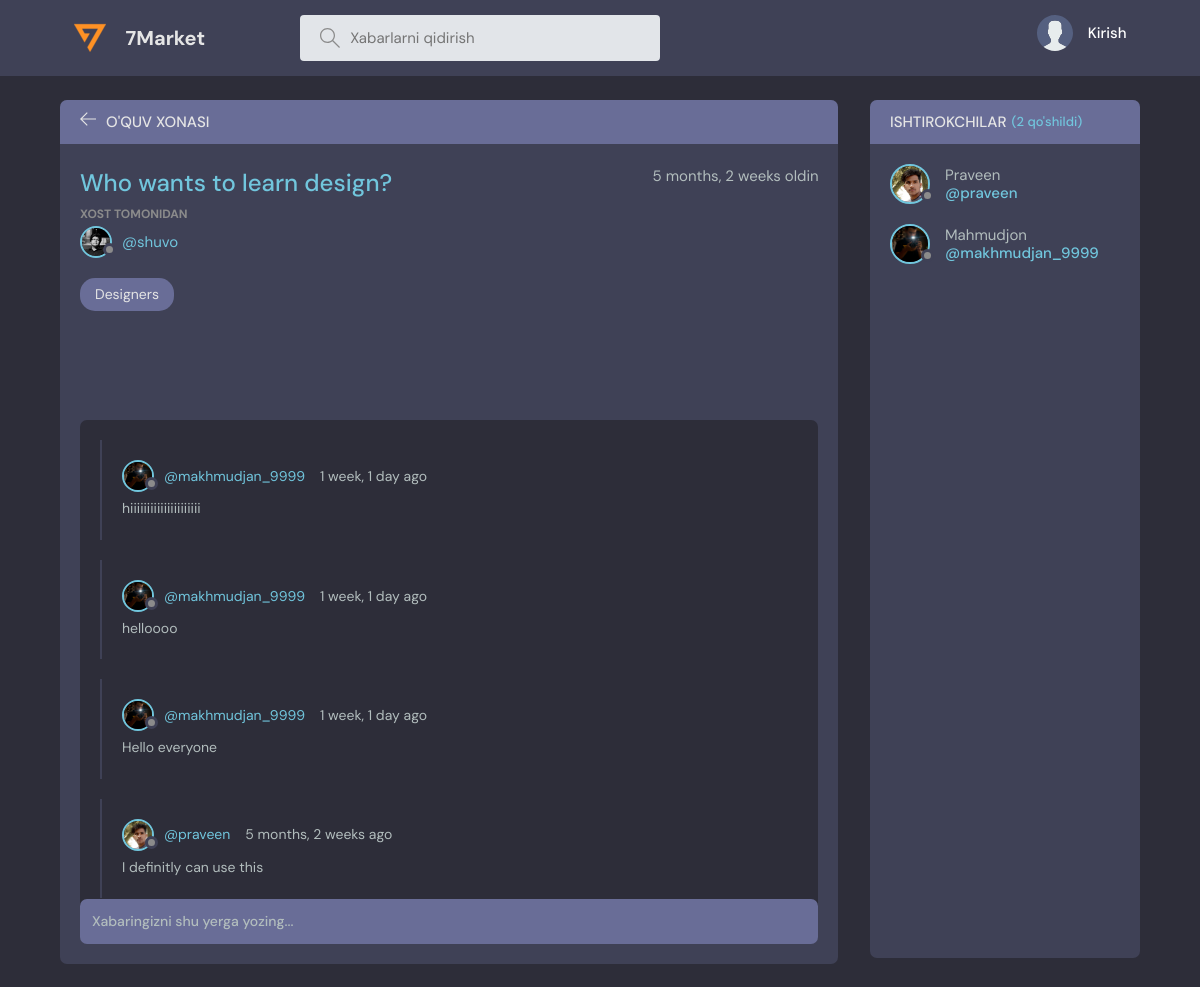
The app's page /room/16/ with its own data.
### base/models.py (models this page shows, shortened)
class Room(models.Model):
    host = models.ForeignKey(User, on_delete=models.SET_NULL, null=True)
    topic = models.ForeignKey(Topic, on_delete=models.SET_NULL, null=True)
    name = models.CharField(max_length=200)
    description = models.TextField(null=True, blank=True)
    participants = models.ManyToManyField(
        User, related_name='participants', blank=True)
    updated = models.DateTimeField(auto_now=True)
    created = models.DateTimeField(auto_now_add=True)
    class Meta:
        ordering = ['-updated', '-created']

class User(AbstractUser):
    name = models.CharField(max_length=200, null=True)
    email = models.EmailField(unique=True, null=True)
    bio = models.TextField(null=True)
    avatar = models.ImageField(null=True, default="avatar.svg")
    USERNAME_FIELD = 'email'
    REQUIRED_FIELDS = []

class Topic(models.Model):
    name = models.CharField(max_length=200)
    def __str__(self):
        return self.name

class Message(models.Model):
    user = models.ForeignKey(User, on_delete=models.CASCADE)
    room = models.ForeignKey(Room, on_delete=models.CASCADE)
    body = models.TextField()
    updated = models.DateTimeField(auto_now=True)
    created = models.DateTimeField(auto_now_add=True)
    class Meta:
        ordering = ['-updated', '-created']

### base/views.py (the view, shortened to what this page needs)
# urls.py: path('room/<str:pk>/', views.room, name="room"),
def room(request, pk):
    room = Room.objects.get(id=pk)
    room_messages = room.message_set.all()
    participants = room.participants.all()
    context = {'room': room, 'room_messages': room_messages,
               'participants': participants}
    return render(request, 'base/room.html', context)

### base/templates/base/room.html (shortened to what this page needs)
{% extends 'main.html' %}
{% block content %}
<main class="profile-page layout layout--2">
  <div class="container">
    <div class="room">
      <div class="room__top">
        <div class="room__topLeft">
          <a href="{% url 'home' %}">
            <svg version="1.1" xmlns="http://www.w3.org/2000/svg" width="32" height="32" viewBox="0 0 32 32">
              <title>strelka - chapga</title>
              <path
                d="M13.723 2.286l-13.723 13.714 13.719 13.714 1.616-1.611-10.96-10.96h27.625v-2.286h-27.625l10.965-10.965-1.616-1.607z">
              </path>
            </svg>
          </a>
          <h3>O'quv xonasi</h3>
        </div>
      </div>
      <div class="room__box scroll">
        <div class="room__header scroll">
          <div class="room__info">
            <h3>{{room.name}}</h3>
            <span>{{room.created|timesince}} oldin</span>
          </div>
          <div class="room__hosted">
            <p>Xost tomonidan</p>
            <a href="{% url 'user-profile' room.host.id %}" class="room__author">
              <div class="avatar avatar--small">
                <img src="{{room.host.avatar.url}}" />
              </div>
              <span>@{{room.host.username}}</span>
            </a>
          </div>
          <span class="room__topics">{{room.topic}}</span>
        </div>
        <div class="room__conversation">
          <div class="threads scroll">
            {% for message in room_messages %}
            <div class="thread">
              <div class="thread__top">
                <div class="thread__author">
                  <a href="{% url 'user-profile' message.user.id %}" class="thread__authorInfo">
                    <div class="avatar avatar--small">
                      <img src="{{message.user.avatar.url}}" />
                    </div>
                    <span>@{{message.user.username}}</span>
                  </a>
                  <span class="thread__date">{{message.created|timesince}} ago</span>
                </div>
              </div>
              <div class="thread__details">
                {{message.body}}
              </div>
            </div>
            {% endfor %}
          </div>
        </div>
      </div>
      <div class="room__message">
        <form action="" method="POST">
          <input name="body" placeholder="Xabaringizni shu yerga yozing..." />
        </form>
      </div>
    </div>
    <div class="participants">
      <h3 class="participants__top">Ishtirokchilar <span>({{participants.count}} qo'shildi)</span></h3>
      <div class="participants__list scroll">
        {% for user in participants %}
        <a href="{%  url 'user-profile' user.id %}" class="participant">
          <div class="avatar avatar--medium">
            <img src="{{user.avatar.url}}" />
          </div>
          <p>
            {{user.name}}
            <span>@{{user.username}}</span>
          </p>
        </a>
        {% endfor %}
      </div>
    </div>
  </div>
</main>
{% endblock content %}

### records on screen
Room: name "Who wants to learn design?", created "5 months, 2 weeks", host.avatar (picture), host.username "shuvo", topic "Designers"
Message: user.avatar (picture), user.username "makhmudjan_9999", created "1 week, 1 day", body "hiiiiiiiiiiiiiiiiiiiii"
Message: user.avatar (picture), user.username "makhmudjan_9999", created "1 week, 1 day", body "helloooo"
Message: user.avatar (picture), user.username "makhmudjan_9999", created "1 week, 1 day", body "Hello everyone"
Message: user.avatar (picture), user.username "praveen", created "5 months, 2 weeks", body "I definitly can use this"
User: avatar (picture), name "Praveen", username "praveen"
User: avatar (picture), name "Mahmudjon", username "makhmudjan_9999"

### other values on screen
{{ participants.count }} "2"
